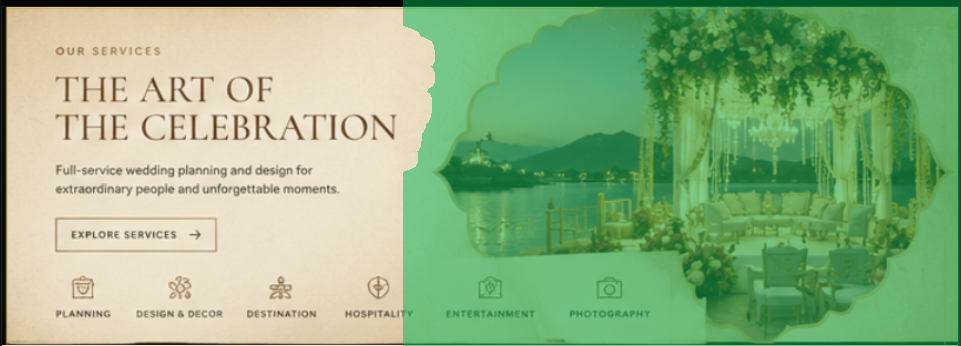
#> input picture weddingsbychetanparihar/_brain_trace_debug.png, 961 x 346 px
$ python -i _trace_ref_brain.py   (imports and definitions only)
#> lines starting #> are read from the running program, lines starting #| are printed output that depends on the picture; after the words box and inside, x2 and y2 are one past the last pixel; in counts of white or black regions, pixels touching at a corner belong together
#> further down, picture is the input picture: shape (346, 961, 3); mean B, G, R 130.4, 179.7, 142.4
"""Trace brain cutout silhouette from reference PNG and update theme assets."""
from __future__ import annotations

import re
from pathlib import Path

import cv2
import numpy as np
from PIL import Image

ROOT = Path(r"d:\nikhil\weddingsbychetanparihar")
THEME = ROOT / "wp-content" / "themes" / "weddingsbychetanparihar"
FRONT = THEME / "front-page.php"
MASK = THEME / "assets" / "brand" / "brain-mask.svg"
FUNCS = THEME / "functions.php"
CSS = THEME / "assets" / "css" / "site.css"

REF = Path(
    r"C:\Users\Asus\.cursor\projects\d-nikhil-weddingsbychetanparihar\assets"
    r"\c__Users_Asus_AppData_Roaming_Cursor_User_workspaceStorage_"
    r"793ad060b5b1740f1392a74d85beebef_images_image-75cf0807-e90b-430c-a226-1cbab9c741f2.png"
)
OUT_DEBUG = ROOT / "_brain_trace_debug.png"
VIEW_W, VIEW_H = 360, 460


# [36 lines left out: function sample_gold_colors, not called in this run]


def isolate_cutout(rgb: np.ndarray) -> tuple[np.ndarray, tuple[int, int, int, int]]:
    """Return binary mask of cutout (white=inside) and bbox in full image."""
    h, w = rgb.shape[:2]
#> h = 346; w = 961
    cream = np.array([238.0, 228.0, 208.0])
    # Focus on right 55%
    x0 = int(w * 0.42)
#> x0 = 403
    crop = rgb[:, x0:]
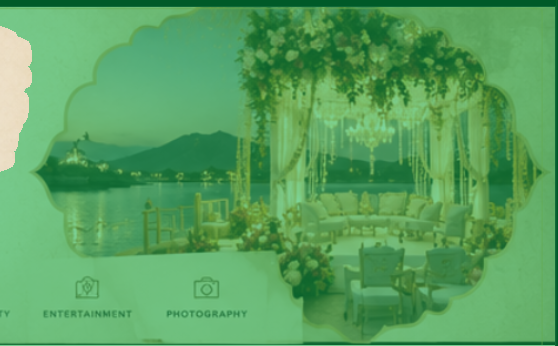
#> crop: shape (346, 558, 3); mean B, G, R 95, 161.6, 87.8
    dist = np.linalg.norm(crop.astype(float) - cream, axis=2)
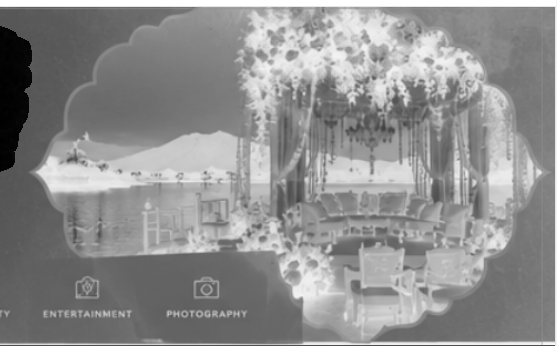
#> dist: shape (346, 558) float64; min 46.88, max 318.6, mean 199.7; drawn with min black and max white
    # Non-cream = cutout + borders + shadows
    binary = (dist > 18).astype(np.uint8) * 255
#> binary: shape (346, 558); every value is 255
    # Clean
    kernel = cv2.getStructuringElement(cv2.MORPH_ELLIPSE, (5, 5))
    binary = cv2.morphologyEx(binary, cv2.MORPH_CLOSE, kernel, iterations=2)
    binary = cv2.morphologyEx(binary, cv2.MORPH_OPEN, kernel, iterations=1)
    # Largest contour
    contours, _ = cv2.findContours(binary, cv2.RETR_EXTERNAL, cv2.CHAIN_APPROX_NONE)
#> contours = 1 contour; box (x1, y1, x2, y2) and area: (0, 0, 558, 346) 192165
    if not contours:
        raise RuntimeError("No cutout contour found")
    cnt = max(contours, key=cv2.contourArea)
#> cnt = contour of 1804 points, box (x1, y1, x2, y2) (0, 0, 558, 346), area 192165
    mask = np.zeros_like(binary)
    cv2.drawContours(mask, [cnt], -1, 255, -1)
    # Slight erode to sit inside gold border (photo fill, not border)
    mask = cv2.erode(mask, cv2.getStructuringElement(cv2.MORPH_ELLIPSE, (7, 7)), iterations=1)
    ys, xs = np.where(mask > 0)
    x1, x2 = int(xs.min()), int(xs.max())
#> x1 = 0; x2 = 557
    y1, y2 = int(ys.min()), int(ys.max())
#> y1 = 0; y2 = 345
    # pad
    pad = 4
    x1 = max(0, x1 - pad)
    y1 = max(0, y1 - pad)
    x2 = min(mask.shape[1] - 1, x2 + pad)
    y2 = min(mask.shape[0] - 1, y2 + pad)
    return mask, (x0 + x1, y1, x0 + x2, y2)


# [219 lines left out: functions contour_to_viewbox, mask_to_path, build_full_mask, write_mask_svg, patch_front_page, patch_css_gold and 2 more, not called in this run]


# [2 lines not run here, left out]

>>> import cv2
>>> picture = cv2.imread('_brain_trace_debug.png')
>>> result = isolate_cutout(picture)
